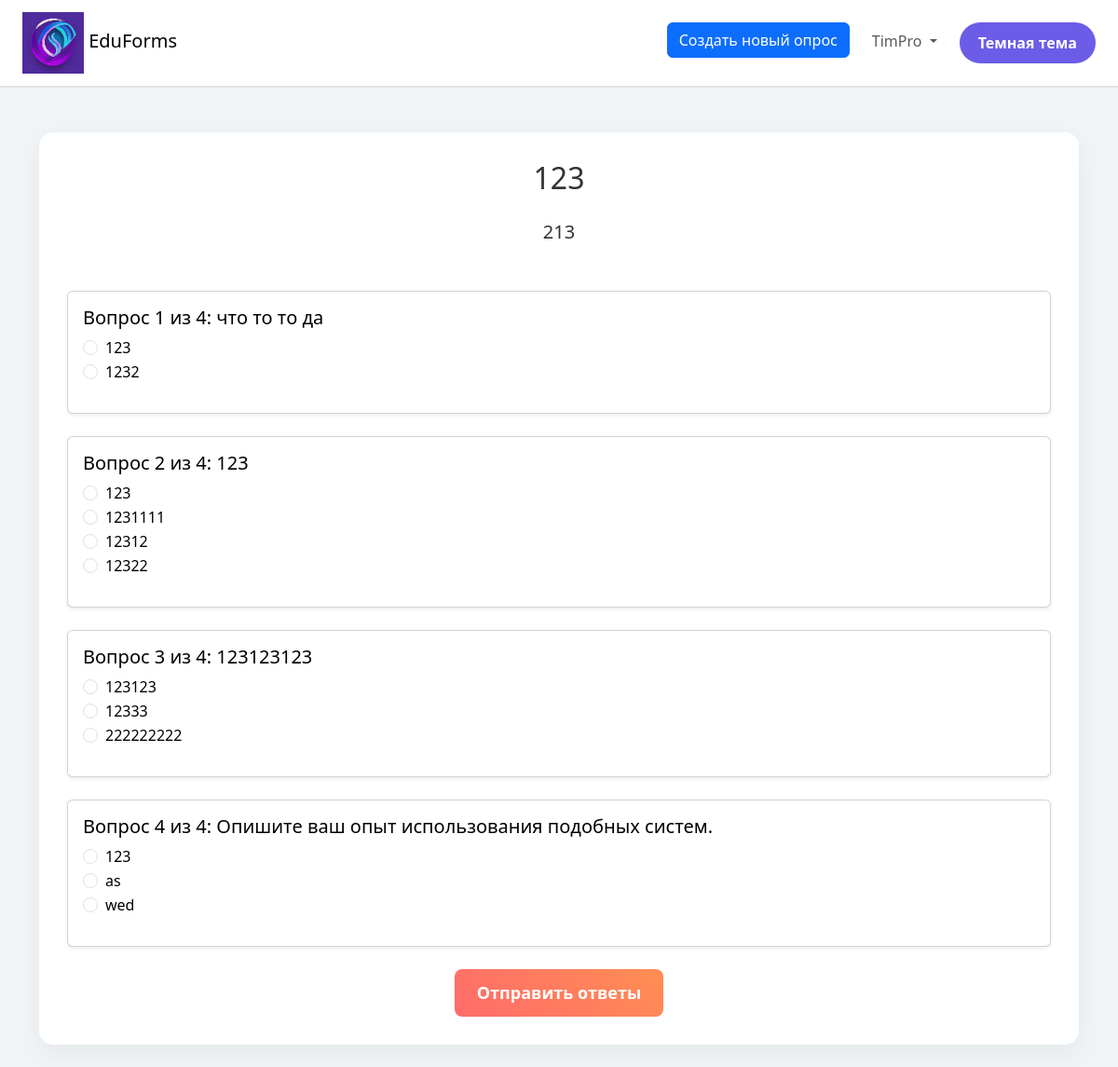
Page /survey/take/31 (signed in) on the committed database.
### tables this page shows
CREATE TABLE surveys (
                        id INTEGER PRIMARY KEY AUTOINCREMENT,
                        name TEXT NOT NULL,
                        description TEXT,
                        user_id INTEGER NOT NULL,
                        show_correct_answers BOOLEAN DEFAULT 0  -- Новое поле
                    );

CREATE TABLE questions (
                        id INTEGER PRIMARY KEY AUTOINCREMENT,
                        survey_id INTEGER NOT NULL,
                        text TEXT NOT NULL,
                        type TEXT NOT NULL,  -- 'text', 'quiz', 'text_with_validation'
                        metadata TEXT,  -- Дополнительные данные в формате JSON
                        FOREIGN KEY (survey_id) REFERENCES surveys(id)
                    );

### survey_routes.py (the view, shortened to what this page needs)
@survey_bp.route('/take/<int:survey_id>', methods=['GET', 'POST'])
def take_survey(survey_id):
    with closing(get_db()) as conn:
        cursor = conn.cursor()
        cursor.execute('SELECT name, description FROM surveys WHERE id = ?', (survey_id,))
        survey = cursor.fetchone()
        if not survey:
            flash('Опрос не найден.', 'danger')
            return redirect(url_for('index'))
        user_id = session.get('user_id')
        if not user_id:
            flash('Пожалуйста, войдите в систему для создания опроса.', 'danger')
            return redirect(url_for('login'))
        survey_name, survey_description = survey
        cursor.execute('SELECT id, text, type, metadata FROM questions WHERE survey_id = ?', (survey_id,))
        questions_data = cursor.fetchall()
        questions = []
        for q_id, q_text, q_type, q_metadata in questions_data:
            questions.append({
                'id': q_id,
                'text': q_text,
                'type': q_type,
                'metadata': json.loads(q_metadata) if q_metadata else {}
            })
        return render_template('take_survey.html', survey_name=survey_name, survey_description=survey_description,
                               questions=questions, survey_id=survey_id)

### main.py (called while the page is built)
@app.context_processor
def inject_theme():
    theme = session.get('theme', 'light')
    return {'theme': theme}

### survey_routes.py (called while the page is built)
def get_db():
    return sqlite3.connect('database.db')

### templates/take_survey.html (shortened to what this page needs)
{% extends 'base.html' %}
{% block content %}
    <div class="container mt-5 survey-container {{ 'dark-theme' if theme == 'dark' else 'light-theme' }}">
        <h2 class="mb-4 text-center">{{ survey_name }}</h2>
        {% if survey_description %}
            <p class="lead text-center mb-5">{{ survey_description }}</p>
        {% endif %}
        <form method="POST" action="{{ url_for('survey.take_survey', survey_id=survey_id) }}">
            {% for question in questions %}
                <div class="card mb-4 shadow-sm question-card {{ 'dark-theme' if theme == 'dark' else 'light-theme' }}" style="background-color: {{ '#333' if theme == 'dark' else '#fff' }}; color: {{ '#fff' if theme == 'dark' else '#000' }};">
                    <div class="card-body">
                        <h5 class="card-title">Вопрос {{ loop.index }} из {{ questions|length }}: {{ question.text }}</h5>
                        {% if question.type in ['text', 'text_with_validation'] %}
                            <div class="mb-3">
                                <input type="text"
                                       class="form-control input-field {{ 'dark-theme' if theme == 'dark' else 'light-theme' }}"
                                       name="answer_{{ question.id }}"
                                       placeholder="Введите ваш ответ"
                                       required
                                       style="background-color: {{ '#444' if theme == 'dark' else '#fff' }}; color: {{ '#fff' if theme == 'dark' else '#000' }};">
                            </div>
                        {% elif question.type in ['quiz', 'quiz_no_correct'] %}
                            <div class="mb-3">
                                {% for option in question.metadata.options %}
                                    {% if option %}
                                        <div class="form-check">
                                            <input class="form-check-input custom-radio"
                                                   type="radio"
                                                   name="answer_{{ question.id }}"
                                                   id="option_{{ question.id }}_{{ loop.index0 }}"
                                                   value="{{ loop.index0 }}"
                                                   required>
                                            <label class="form-check-label"
                                                   for="option_{{ question.id }}_{{ loop.index0 }}"
                                                   style="color: {{ '#fff' if theme == 'dark' else '#000' }};">
                                                {{ option }}
                                            </label>
                                        </div>
                                    {% endif %}
                                {% endfor %}
                            </div>
                        {% endif %}
                    </div>
                </div>
            {% endfor %}
            <div class="text-center">
                <button type="submit" class="btn submit-btn" style="
                    background: linear-gradient(45deg, #ff6b6b, #ff8e53);
                    border: none;
                    padding: 12px 24px;
                    font-size: 18px;
                    font-weight: bold;
                    color: #fff;
                    border-radius: 8px;
                    cursor: pointer;
                    transition: transform 0.2s ease-in-out, background 0.3s ease-in-out;
                " onmouseover="this.style.transform='scale(1.05)'; this.style.background='linear-gradient(45deg, #ff8e53, #ff6b6b)';"
                   onmouseout="this.style.transform='scale(1)'; this.style.background='linear-gradient(45deg, #ff6b6b, #ff8e53)';">
                    Отправить ответы
                </button>
            </div>
        </form>
    </div>
{% endblock %}

### static/styles.css (style rules this page uses)
body.light-theme { background-color: #f0f4f7; color: #333; }
.container.light-theme { background: #ffffff; padding: 30px; border-radius: 15px; box-shadow: 0 10px 30px rgba(0, 0, 0, 0.05); }

### rows in the picture
surveys: name "123", description "213"
questions: questions "4", text "что то то да", options "123" "1232"
questions: questions "4", text "123", options "123" "1231111" "12312" "12322"
questions: questions "4", text "123123123", options "123123" "12333" "222222222"
questions: questions "4", text "Опишите ваш опыт использования подобных систем.", options "123" "as" "wed"

### other values in the picture
{{ session.get('username') }} "TimPro"
{{ "Темная тема" if theme == "light" else "Светлая тема" }} "Темная тема"
